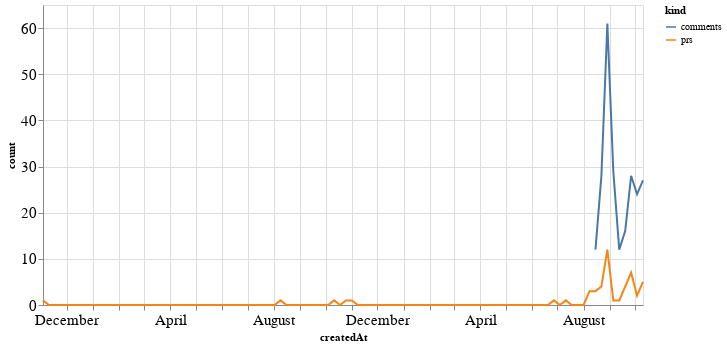

The notebook cell saved with this chart:
### Code cell
alt.Chart(total_time, width=600).mark_line().encode(
    x='createdAt',
    y='count',
    color='kind'
)

### Figure 1 — Vega-Lite specification as saved in the notebook (floating-point values rounded to 4 significant figures; data arrays with more than 128 entries replaced by an {"elided": "..."} marker saying what was removed)
{"config": {"axisLeft": {"labelFontSize": 15}, "axisBottom": {"labelFontSize": 15}}, "data": {"name": "data-9426c155b7d3f580fe94cb064fc6eca0"}, "mark": "line", "encoding": {"color": {"type": "nominal", "field": "kind"}, "x": {"type": "temporal", "field": "createdAt"}, "y": {"type": "quantitative", "field": "count"}}, "width": 600, "$schema": "https://vega.github.io/schema/vega-lite/v4.8.1.json", "datasets": {"data-9426c155b7d3f580fe94cb064fc6eca0": {"elided": "204 records"}}}
